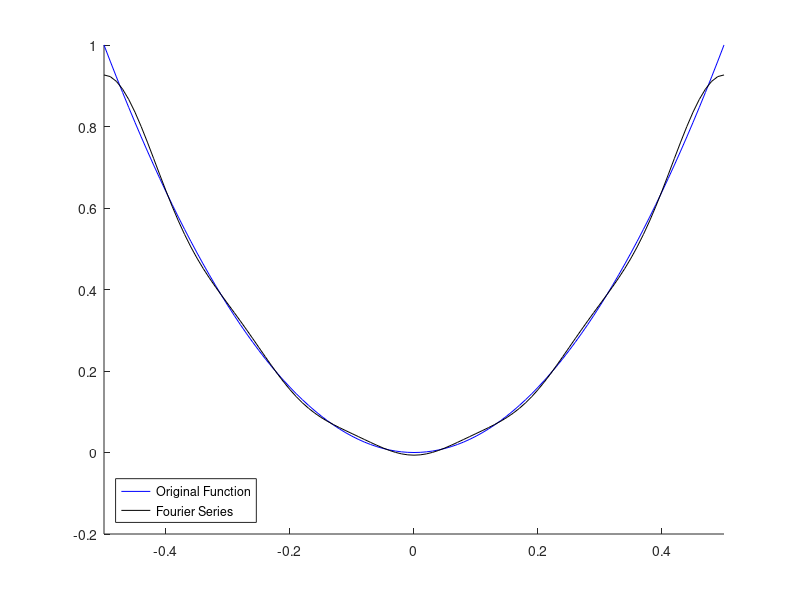

This figure's MATLAB source: (Note: this script raises an error after producing the figure.)
% Prelab:

%% Problem 2:
t = -0.5:0.01:0.5;
f = 4*t.^2;
f_fs = 1/3;

% Fourier series representation of the function
for i=1:5
    % w_0 = 2pi
    % T = 1
    a_i = (4*(-1)^i)/(pi^2*i^2);
    f_fs = f_fs + (a_i .* cos(i.*2.*pi.*t));
end
hold on

plot(t, f, "blue");
plot(t, f_fs, "black");
xlim([-0.5, 0.5]);

legend({"Original Function", ...
    "Fourier Series" ...
    }, "Location", "southwest")

%% Problem 3:

%% Time plots

[t_fifty, signal_fifty, f_fifty, y_fifty] = get_square(50);
[t_thirty, signal_thirty, f_thirty, y_thirty] = get_square(30);
[t_twenty, signal_twenty, f_twenty, y_twenty] = get_square(20);

subplot(3, 1, 1);
plot(t_fifty, signal_fifty, "blue", "LineWidth", 2);
title("Duty Cycle: 50%");

subplot(3, 1, 2);
plot(t_thirty, signal_thirty, "blue", "LineWidth", 2);
title("Duty Cycle: 30%");

subplot(3, 1, 3);
plot(t_twenty, signal_twenty, "blue", "LineWidth", 2);
title("Duty Cycle: 20%");

%% Frequency plots
subplot(3, 1, 1);
plot(f_fifty, y_fifty, "blue", "LineWidth", 1);
title("FT: Duty Cycle: 50%");


subplot(3, 1, 2);
plot(f_thirty, y_thirty, "blue", "LineWidth", 1);
title("FT: Duty Cycle: 30%");


subplot(3, 1, 3);
plot(f_twenty, y_twenty, "blue", "LineWidth", 1);
title("FT: Duty Cycle: 20%");


%% Problem 4:

[y, Fs] = audioread("s_samp.wav");

N_samples = Fs * 10E-3;
y = y(1:N_samples);
t = 0:1/Fs:((10E-3)-1/Fs);
plot(t, y);

Y = fft(y);
rms = sqrt(mean(abs(Y.^2)));

Fs_nyquist = Fs / 2; 

Y_single = 2 * abs(Y) / N_samples;
Y_single = Y_single(1:floor(N_samples/2));
f = linspace(0,Fs_nyquist,length(Y_single));
Y_db = 20*log10(Y_single ./ rms);

plot(f, Y_db);
ylabel("Amplitude(in dBVrms)")
xlabel("Frequency (in Hz)");
xlim([0, 20000]);

%% Functions

function [t, signal, f, y_single_db] = get_square(duty_cycle)
    period = 1e-3;
    Fs = 200e3;
    frequency = 1/period;
    Vpp = 2;
    duration = period * 4;
    
    % The signal
    t = 0:1/Fs:duration;
    signal = Vpp*square((2*pi*frequency)*t, duty_cycle);
    plot(t, signal, "blue", "LineWidth", 2);
    
    % The fourier transform of the signal
    rms_value = sqrt(mean(signal.^2));
    N = length(signal); % The length of the signal
    
    y = fft(signal, N);
    y_mag = 2*(abs(y)/N); % Magnitudes of y
    
    y_single = y_mag(1:floor(N/2)) * 2;
    f_nyquist = Fs / 2;
    
    y_single_db = 20*log10(y_single / rms_value);
    f = linspace(0, f_nyquist, length(y_single));
end